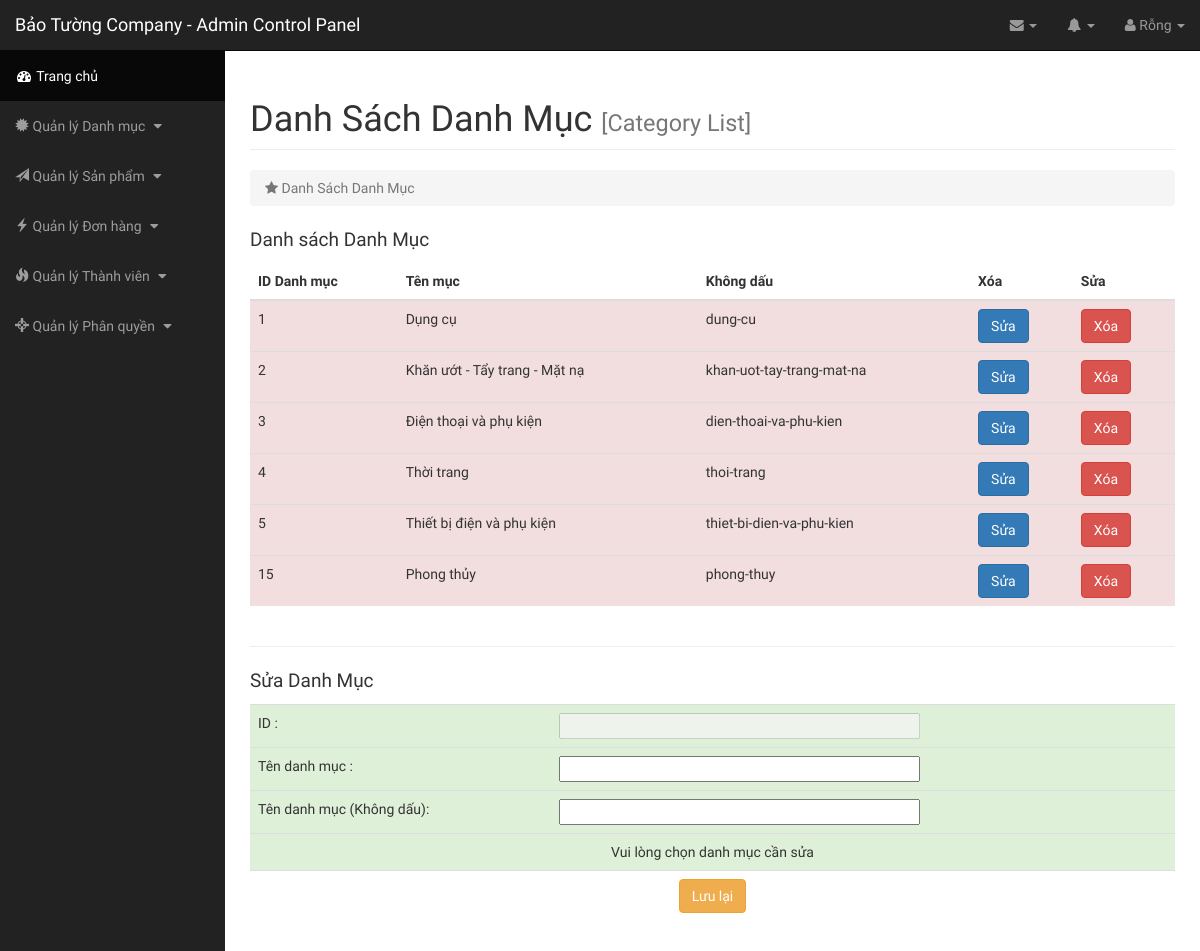
Screenshot of /admin/index.php?page=catlist with the database file from the repository.
### tables this page shows
CREATE TABLE `category` (
  `catid` int(100) NOT NULL,
  `catname` varchar(200) NOT NULL,
  `catname_none` varchar(200) NOT NULL
);

### admin/class/Db.class.php (called while the page is built, shortened)
<?php
class Db{
	private $conn = null;
	public function __construct()
	{
		$host ="mysql:host=". HOST."; dbname=". DB_NAME;
		try
		{
			$this->conn = new PDO($host, DB_USER, DB_PASS);
			$this->conn->query("set names 'utf8' ");
		}
		catch (PDOException $e)
		{
			echo "Error Connect to Database";
		}
	}
	private function query($sql, $arr = array(), $mode = PDO::FETCH_ASSOC)
	{
		$pre = $this->conn->prepare($sql);
		if(!$pre->execute($arr))
		{
			echo "Không thể thực thi"; exit;
		}
		return $pre->fetchAll($mode);
	}
	public function select($sql, $arr = array(), $mode = PDO::FETCH_ASSOC)
	{
		return $this->query($sql, $arr, $mode);
	}
}
?>

### admin/inc/catlist.php (the view)
<div id="page-wrapper">
    <div class="container-fluid">
        <div class="row">
            <div class="col-lg-12">
                <h1 class="page-header">
                    Danh Sách Danh Mục <small class="text-muted">[Category List]</small>
                </h1>
                <ol class="breadcrumb">
                    <li class="active">
                        <i class="fa fa-star"></i> Danh Sách Danh Mục
                    </li>
                </ol>
            </div>
        </div>
        <div class="catlist">
          <div class="row">
            <div class="col-sm-12">
              <p class="cat-title">Danh sách Danh Mục</p>
              <table class="table">
      <thead>
        <tr>
          <th>ID Danh mục</th>
          <th>Tên mục</th>
          <th>Không dấu</th>
          <th>Xóa</th>
          <th>Sửa</th>
        </tr>
      </thead>
      <tbody>
        <?php
          $sql = "SELECT * FROM category";
          $rows = $obj->select($sql);
          foreach ($rows as $row) {
        ?>
        <tr class="danger">
          <td class="success"><?php echo $row["catid"]; ?></td>
          <td><?php echo $row["catname"]; ?></td>
          <td><?php echo $row["catname_none"]; ?></td>
          <td><button class="btn btn-primary updatecat"  data-id="<?php echo $row["catid"]; ?>" name="button" id="edit-cat-<?php echo $row["catid"]; ?>">Sửa</button></td>
          <td><button class="btn btn-danger delcat"  data-id="<?php echo $row["catid"]; ?>" name="button" id="del-cat-<?php echo $row["catid"]; ?>">Xóa</button></td>
        </tr>
        <?php
          }
        ?>
      </tbody>
    </table>
            </div>
          </div>
        </div>
        <hr>
        <div class="row">
          <div class="col-sm-12">
            <p class="cat-title">Sửa Danh Mục</p>
            <table class="table">
    <tbody>
      <tr class="primary">
        <td class="success" width="36%">ID :</td>
        <td class="success" width="34%"><input type="text" name="" class="form-controls" size="40" id="catid-edit" disabled></td>
        <td class="success" id="kqCATID" width="30%"></td>
      </tr>
      <tr class="primary">
        <td class="success">Tên danh mục :</td>
        <td class="success"><input type="text" name="" class="form-controls" size="40" id="catname-edit"></td>
        <td class="success" width="30%"></td>
      </tr>
      <tr class="primary">
        <td class="success">Tên danh mục (Không dấu):</td>
        <td class="success"><input type="text" name="" class="form-controls" size="40" id="catname-none-edit"></td>
        <td class="success" width="30%"></td>
      </tr>
      <tr class="primary">
        <td class="success" colspan="3" id="cat-status" style="text-align: center;">Vui lòng chọn danh mục cần sửa</td>
      </tr>
      <tr>
        <td colspan="3" style="text-align:center;">
          <div class="btn btn-warning" href="#" role="button" id="cat-update" onclick="return confirmAction()">Lưu lại</div>
        </td>
      </tr>
    </tbody>
  </table>
          </div>
        </div>
    </div>
</div>

### admin/css/sb-admin.css (style rules this page uses)
body { margin-top: 100px; background-color: #222; }
@media (min-width:768px) { body { margin-top: 50px; } }
#page-wrapper { width: 100%; padding: 0; background-color: #fff; }
@media (min-width:768px) { #page-wrapper { padding: 10px; } }

### admin/css/customcss.css (style rules this page uses)
* body { font-family: 'Fira Sans Extra Condensed', sans-serif; }
p.cat-title { font-weight: 500; font-size: 19px; }

### rows the page displays
category: catid "1", catname "Dụng cụ", catname_none "dung-cu"
category: catid "2", catname "Khăn ướt - Tẩy trang - Mặt nạ", catname_none "khan-uot-tay-trang-mat-na"
category: catid "3", catname "Điện thoại và phụ kiện", catname_none "dien-thoai-va-phu-kien"
category: catid "4", catname "Thời trang", catname_none "thoi-trang"
category: catid "5", catname "Thiết bị điện và phụ kiện", catname_none "thiet-bi-dien-va-phu-kien"
category: catid "15", catname "Phong thủy", catname_none "phong-thuy"
